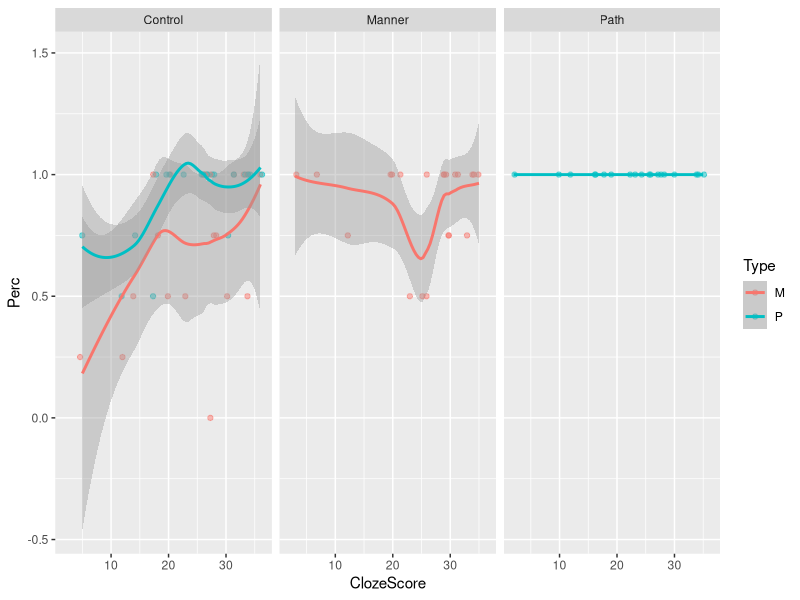

The R script that drew this image:
## Translation task: At the end of the experiment, all participants had to
## translate Spanish sentences to Swedish. All sentences were taken from the
## exposure phase, and they covered the 4 target verbs used in the experiment.

# - Path-exposed participants translated 4 path sentences
# - Manner-exposed participants translated 4 manner sentences
# - Participants in baseline condition transcribed all 8 (4P, 4M)

library(dplyr)
library(ggplot2)


#  ------------------------------------------------------------------------
#  Load data
#  ------------------------------------------------------------------------

transl <- read.csv("data/written_translation_task.csv", fileEncoding = "UTF-8",
                   stringsAsFactors = FALSE)
head(transl)
# get rid of comments
transl$Comment <- NULL

# Subjects as character for later joining
transl$Subject <- as.character(transl$Subject)

# participant data -- for cloze scores
ppts <- read.csv("data/participants.csv", fileEncoding = "UTF-8", stringsAsFactors = FALSE)
head(ppts)

# add speakers' clozescore to d:
transl <- left_join(transl, ppts %>% select(Subject, ClozeScore))


#  ------------------------------------------------------------------------
#  Scoring
#  ------------------------------------------------------------------------

# Convenience functions to find unique responses
find_unique <- function(target_v = NULL, df = transl) {
  unique_tr <- df[df$Target_verb == target_v, "Translation"]
  sort(unique(unique_tr))
}

# and to score correct/wrong responses based on provided string vector
score_transl <- function(target_v = NULL, valid = NULL, df = transl) {
  rowid <- which(df$Target_verb == target_v)
  tr <- df$Translation[rowid]
  scores <- ifelse(tr %in% valid, 1, 0)
  df[rowid, "Score"] <- scores
  transl <<- df
  df
}

find_unique(target_v = "arrastrar")
score_transl("arrastrar", c("breda ut / skaka", "dra", "släpa"))

find_unique(target_v = "bajar")
score_transl("bajar", c("gå nedför", "gå ner från", "gå nerför", "komma nerför",
                        "stiga nedför", "sänka", "ta ned", "ta ner"))

find_unique(target_v = "cruzar")
score_transl("cruzar", c("gå genom", "gå igenom", "gå tvärs över", "gå över", 
                        "korsa", "passera"))

find_unique(target_v = "empujar")
score_transl("empujar", c("fösa", "knuffa", "puffa", "putta", "skjuta", "trycka"))

find_unique(target_v = "entrar")
score_transl("entrar", c("gå in i", "gå in på", "göra entré", "in i",
                         "komma in i", "komma in på", "stiga in i"))

find_unique(target_v = "rodar")
score_transl("rodar", c("rulla", "snurra"))

find_unique(target_v = "subir")
score_transl("subir", c("bestiga", "gå upp", "gå upp i", "gå upp på", 
                        "gå uppför", "höja", "klättra upp", "köra uppför",
                        "ta sig upp", "ta sig uppför", "ta upp", "åka uppför"))

find_unique(target_v = "tirar de")
score_transl("tirar de", c("dra", "dra från", "dra i"))


#  ------------------------------------------------------------------------
#  Descriptives
#  ------------------------------------------------------------------------

# By condition and verb
transl %>% group_by(Condition, Target_verb) %>%
  summarise(Perc = sum(Score) / n())

# By condition and verb-type 
transl %>% group_by(Condition, Type) %>%
  summarise(Perc = sum(Score) / n())

by_subj <- transl %>% group_by(Subject, Condition, Type, ClozeScore) %>%
  summarise(Perc = sum(Score) / n())

ggplot(by_subj, aes(x = ClozeScore, y = Perc, colour = Type)) +
  geom_jitter(height = 0, alpha = .5) +
  facet_grid(. ~ Condition) +
  geom_smooth()


